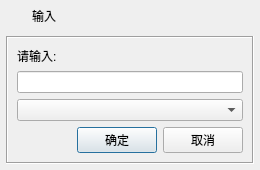
<?xml version="1.0" encoding="UTF-8"?>
<ui version="4.0">
 <class>frmInputBox</class>
 <widget class="QDialog" name="frmInputBox">
  <property name="geometry">
   <rect>
    <x>0</x>
    <y>0</y>
    <width>260</width>
    <height>166</height>
   </rect>
  </property>
  <layout class="QVBoxLayout" name="verticalLayout">
   <property name="spacing">
    <number>0</number>
   </property>
   <property name="leftMargin">
    <number>1</number>
   </property>
   <property name="topMargin">
    <number>1</number>
   </property>
   <property name="rightMargin">
    <number>1</number>
   </property>
   <property name="bottomMargin">
    <number>1</number>
   </property>
   <item>
    <widget class="QWidget" name="widget_title" native="true">
     <property name="sizePolicy">
      <sizepolicy hsizetype="Preferred" vsizetype="Fixed">
       <horstretch>0</horstretch>
       <verstretch>0</verstretch>
      </sizepolicy>
     </property>
     <property name="minimumSize">
      <size>
       <width>0</width>
       <height>30</height>
      </size>
     </property>
     <layout class="QHBoxLayout" name="horizontalLayout_2">
      <property name="spacing">
       <number>0</number>
      </property>
      <property name="leftMargin">
       <number>0</number>
      </property>
      <property name="topMargin">
       <number>0</number>
      </property>
      <property name="rightMargin">
       <number>0</number>
      </property>
      <property name="bottomMargin">
       <number>0</number>
      </property>
      <item>
       <widget class="QLabel" name="lab_Ico">
        <property name="sizePolicy">
         <sizepolicy hsizetype="Minimum" vsizetype="Preferred">
          <horstretch>0</horstretch>
          <verstretch>0</verstretch>
         </sizepolicy>
        </property>
        <property name="minimumSize">
         <size>
          <width>31</width>
          <height>0</height>
         </size>
        </property>
        <property name="text">
         <string/>
        </property>
        <property name="alignment">
         <set>Qt::AlignCenter</set>
        </property>
       </widget>
      </item>
      <item>
       <widget class="QLabel" name="lab_Title">
        <property name="styleSheet">
         <string notr="true"/>
        </property>
        <property name="text">
         <string>输入</string>
        </property>
        <property name="alignment">
         <set>Qt::AlignLeading|Qt::AlignLeft|Qt::AlignVCenter</set>
        </property>
       </widget>
      </item>
      <item>
       <widget class="QLabel" name="labTime">
        <property name="sizePolicy">
         <sizepolicy hsizetype="Expanding" vsizetype="Preferred">
          <horstretch>0</horstretch>
          <verstretch>0</verstretch>
         </sizepolicy>
        </property>
        <property name="text">
         <string/>
        </property>
        <property name="alignment">
         <set>Qt::AlignCenter</set>
        </property>
       </widget>
      </item>
      <item>
       <widget class="QWidget" name="widget_menu" native="true">
        <property name="sizePolicy">
         <sizepolicy hsizetype="Minimum" vsizetype="Preferred">
          <horstretch>0</horstretch>
          <verstretch>0</verstretch>
         </sizepolicy>
        </property>
        <layout class="QHBoxLayout" name="horizontalLayout">
         <property name="spacing">
          <number>0</number>
         </property>
         <property name="leftMargin">
          <number>0</number>
         </property>
         <property name="topMargin">
          <number>0</number>
         </property>
         <property name="rightMargin">
          <number>0</number>
         </property>
         <property name="bottomMargin">
          <number>0</number>
         </property>
         <item>
          <widget class="QPushButton" name="btnMenu_Close">
           <property name="sizePolicy">
            <sizepolicy hsizetype="Minimum" vsizetype="Expanding">
             <horstretch>0</horstretch>
             <verstretch>0</verstretch>
            </sizepolicy>
           </property>
           <property name="minimumSize">
            <size>
             <width>35</width>
             <height>0</height>
            </size>
           </property>
           <property name="maximumSize">
            <size>
             <width>35</width>
             <height>16777215</height>
            </size>
           </property>
           <property name="cursor">
            <cursorShape>ArrowCursor</cursorShape>
           </property>
           <property name="focusPolicy">
            <enum>Qt::NoFocus</enum>
           </property>
           <property name="toolTip">
            <string>关闭</string>
           </property>
           <property name="text">
            <string/>
           </property>
           <property name="flat">
            <bool>true</bool>
           </property>
          </widget>
         </item>
        </layout>
       </widget>
      </item>
     </layout>
    </widget>
   </item>
   <item>
    <widget class="QWidget" name="widget_main" native="true">
     <property name="styleSheet">
      <string notr="true"/>
     </property>
     <layout class="QVBoxLayout" name="verticalLayout_2">
      <property name="spacing">
       <number>5</number>
      </property>
      <property name="leftMargin">
       <number>5</number>
      </property>
      <property name="topMargin">
       <number>5</number>
      </property>
      <property name="rightMargin">
       <number>5</number>
      </property>
      <property name="bottomMargin">
       <number>5</number>
      </property>
      <item>
       <widget class="QFrame" name="frame">
        <property name="frameShape">
         <enum>QFrame::Box</enum>
        </property>
        <property name="frameShadow">
         <enum>QFrame::Sunken</enum>
        </property>
        <layout class="QVBoxLayout" name="verticalLayout_3">
         <item>
          <widget class="QLabel" name="labInfo">
           <property name="text">
            <string>请输入:</string>
           </property>
           <property name="scaledContents">
            <bool>false</bool>
           </property>
           <property name="wordWrap">
            <bool>true</bool>
           </property>
          </widget>
         </item>
         <item>
          <widget class="QLineEdit" name="txtValue"/>
         </item>
         <item>
          <widget class="QComboBox" name="cboxValue"/>
         </item>
         <item>
          <layout class="QHBoxLayout" name="lay">
           <item>
            <spacer name="horizontalSpacer">
             <property name="orientation">
              <enum>Qt::Horizontal</enum>
             </property>
             <property name="sizeHint" stdset="0">
              <size>
               <width>40</width>
               <height>20</height>
              </size>
             </property>
            </spacer>
           </item>
           <item>
            <widget class="QPushButton" name="btnOk">
             <property name="minimumSize">
              <size>
               <width>80</width>
               <height>0</height>
              </size>
             </property>
             <property name="styleSheet">
              <string notr="true"/>
             </property>
             <property name="text">
              <string>确定</string>
             </property>
             <property name="icon">
              <iconset resource="../other/main.qrc">
               <normaloff>:/image/btn_ok.png</normaloff>:/image/btn_ok.png</iconset>
             </property>
            </widget>
           </item>
           <item>
            <widget class="QPushButton" name="btnCancel">
             <property name="minimumSize">
              <size>
               <width>80</width>
               <height>0</height>
              </size>
             </property>
             <property name="styleSheet">
              <string notr="true"/>
             </property>
             <property name="text">
              <string>取消</string>
             </property>
             <property name="icon">
              <iconset resource="../other/main.qrc">
               <normaloff>:/image/btn_close.png</normaloff>:/image/btn_close.png</iconset>
             </property>
            </widget>
           </item>
          </layout>
         </item>
        </layout>
       </widget>
      </item>
     </layout>
    </widget>
   </item>
  </layout>
 </widget>
 <tabstops>
  <tabstop>txtValue</tabstop>
  <tabstop>btnOk</tabstop>
  <tabstop>btnCancel</tabstop>
 </tabstops>
 <resources>
  <include location="../other/main.qrc"/>
 </resources>
 <connections/>
</ui>
